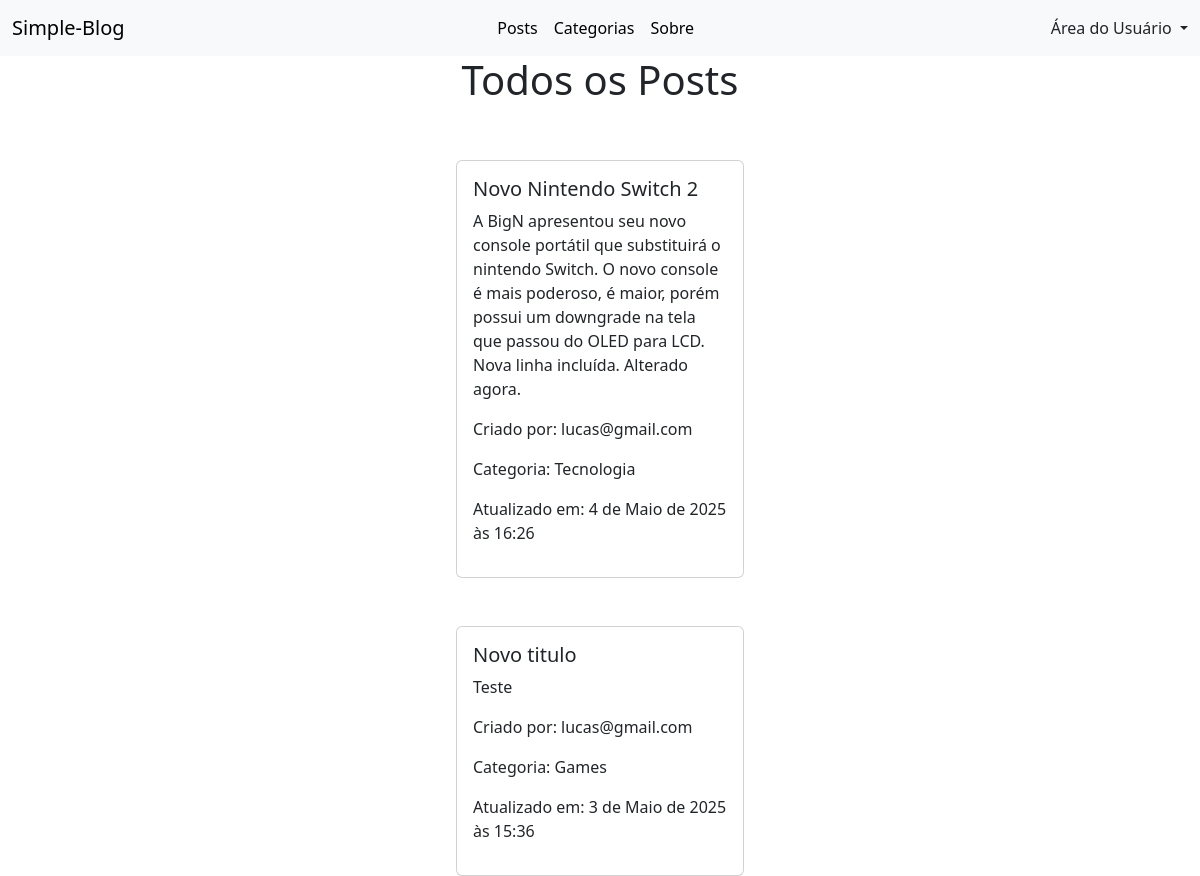
The app's page /plataform/home/ (signed in) with its own data.
### posts/models.py (models this page shows, shortened)
class Post(models.Model):
    title = models.CharField(max_length=255)
    content = models.TextField()
    author = models.ForeignKey(CustomUser, on_delete=models.DO_NOTHING)
    created_in = models.DateTimeField()
    updated_in = models.DateTimeField(blank=True, null=True)
    slug = models.SlugField(blank=True, null=True)
    status = models.CharField(max_length=10, choices=StatusEnumPost.choices, default=StatusEnumPost.SKETCH)
    categories = models.ForeignKey(Categories, on_delete=models.DO_NOTHING)

class Categories(models.Model):
    name = models.CharField(max_length=50, unique=True)
    status = models.CharField(max_length=8, choices=StatusEnumCategories.choices, default=StatusEnumCategories.ACTIVE)
    def __str__(self):
        return self.name

### accounts/models.py (models this page shows)
class CustomUser(AbstractBaseUser, PermissionsMixin):
    first_name = models.CharField(max_length=50)
    surname = models.CharField(max_length=120)
    email = models.EmailField(max_length=100, unique=True)
    date_of_birth = models.DateField(blank=True, null=True)
    gender = models.CharField(max_length=10, choices=GenderEnum.choices, blank=True, null=True)
    is_staff = models.BooleanField(default=False)
    is_active = models.BooleanField(default=True)
    date_joined = models.DateTimeField(default=timezone.now)
    objects = CustomUserManager()
    USERNAME_FIELD = 'email'
    REQUIRED_FIELDS = ['first_name', 'surname']

### plataform/views.py (the view)
# urls.py: path('home/', views.home, name='home')
@login_required(login_url='/account/login')
def home(request):
    if request.method == 'GET':
        posts = Post.objects.all()
        return render(request, 'home.html', {'posts': posts})

### plataform/templates/home.html (shortened to what this page needs)
{% extends 'base.html' %}
{% load static %}
{% block content %}
    <div class='container d-flex flex-column align-items-center gap-5'>
        <h1 class='text-center'>Todos os Posts</h1>
        {% for post in posts %}
        <div class="card" style="width: 18rem;">
            <div class="card-body">
              <h5 class="card-title">{{post.title}}</h5>
              <p class="card-text">{{post.content}}</p>
              <p>Criado por: {{post.author}}</p>
              <p>Categoria: {{post.categories}}</p>
              {% if post.updated_in %}
              <p>Atualizado em: {{post.updated_in }}</p>
              {% endif %}
            </div>
        </div>
        {% endfor %}
    </div>
{% endblock %}

### records on screen
Post: title "Novo Nintendo Switch 2", content "A BigN apresentou seu novo console portátil que substituirá o nintendo Switch. O novo console é mais poderoso, é maior, porém possui um downgrade na tela que passou do OLED para LCD. Nova linha incluída. Alterado agora.", author "lucas@gmail.com", categories "Tecnologia", updated_in "4 de Maio de 2025 às 16:26"
Post: title "Novo titulo", content "Teste", author "lucas@gmail.com", categories "Games", updated_in "3 de Maio de 2025 às 15:36"
